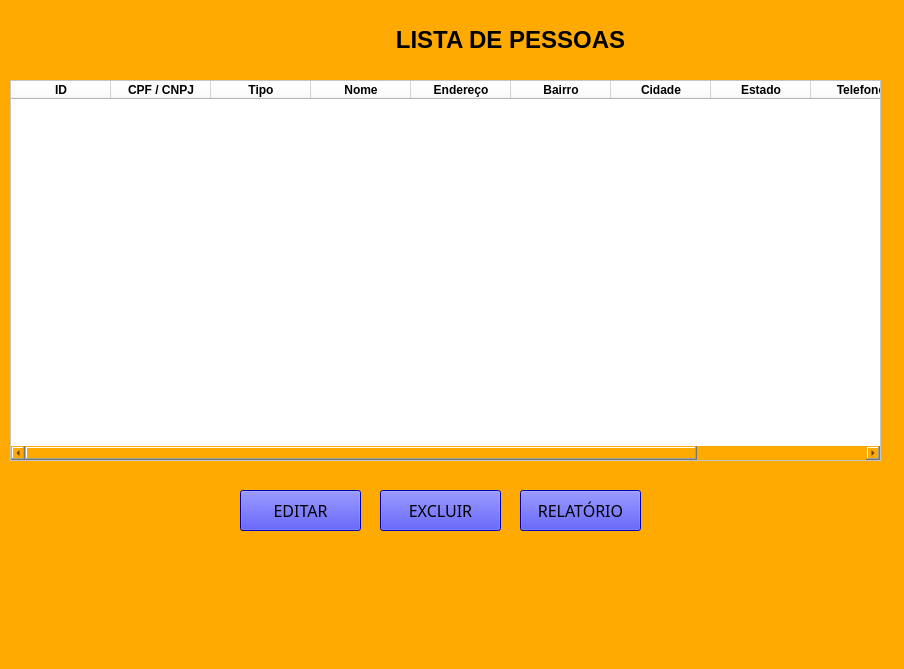
<?xml version="1.0" encoding="UTF-8"?>
<ui version="4.0">
 <class>MainWindow</class>
 <widget class="QMainWindow" name="MainWindow">
  <property name="geometry">
   <rect>
    <x>0</x>
    <y>0</y>
    <width>904</width>
    <height>669</height>
   </rect>
  </property>
  <property name="windowTitle">
   <string>MainWindow</string>
  </property>
  <property name="styleSheet">
   <string notr="true">background-color: rgb(255, 170, 0);</string>
  </property>
  <widget class="QWidget" name="centralwidget">
   <widget class="QLabel" name="label">
    <property name="geometry">
     <rect>
      <x>10</x>
      <y>10</y>
      <width>1001</width>
      <height>61</height>
     </rect>
    </property>
    <property name="text">
     <string>&lt;html&gt;&lt;head/&gt;&lt;body&gt;&lt;p align=&quot;center&quot;&gt;&lt;span style=&quot; font-size:18pt; font-weight:600;&quot;&gt;LISTA DE PESSOAS&lt;/span&gt;&lt;/p&gt;&lt;/body&gt;&lt;/html&gt;</string>
    </property>
   </widget>
   <widget class="QTableWidget" name="tableWidget">
    <property name="geometry">
     <rect>
      <x>10</x>
      <y>80</y>
      <width>871</width>
      <height>381</height>
     </rect>
    </property>
    <property name="font">
     <font>
      <weight>75</weight>
      <bold>true</bold>
     </font>
    </property>
    <property name="styleSheet">
     <string notr="true">background-color: rgb(255, 255, 255);</string>
    </property>
    <column>
     <property name="text">
      <string>ID</string>
     </property>
     <property name="font">
      <font>
       <weight>75</weight>
       <bold>true</bold>
      </font>
     </property>
    </column>
    <column>
     <property name="text">
      <string>CPF / CNPJ</string>
     </property>
     <property name="font">
      <font>
       <weight>75</weight>
       <bold>true</bold>
      </font>
     </property>
    </column>
    <column>
     <property name="text">
      <string>Tipo</string>
     </property>
     <property name="font">
      <font>
       <weight>75</weight>
       <bold>true</bold>
      </font>
     </property>
    </column>
    <column>
     <property name="text">
      <string>Nome</string>
     </property>
     <property name="font">
      <font>
       <weight>75</weight>
       <bold>true</bold>
      </font>
     </property>
    </column>
    <column>
     <property name="text">
      <string>Endereço</string>
     </property>
     <property name="font">
      <font>
       <weight>75</weight>
       <bold>true</bold>
      </font>
     </property>
    </column>
    <column>
     <property name="text">
      <string>Bairro</string>
     </property>
     <property name="font">
      <font>
       <weight>75</weight>
       <bold>true</bold>
      </font>
     </property>
    </column>
    <column>
     <property name="text">
      <string>Cidade</string>
     </property>
     <property name="font">
      <font>
       <weight>75</weight>
       <bold>true</bold>
      </font>
     </property>
    </column>
    <column>
     <property name="text">
      <string>Estado</string>
     </property>
     <property name="font">
      <font>
       <weight>75</weight>
       <bold>true</bold>
      </font>
     </property>
    </column>
    <column>
     <property name="text">
      <string>Telefone</string>
     </property>
     <property name="font">
      <font>
       <weight>75</weight>
       <bold>true</bold>
      </font>
     </property>
    </column>
    <column>
     <property name="text">
      <string>Email</string>
     </property>
     <property name="font">
      <font>
       <weight>75</weight>
       <bold>true</bold>
      </font>
     </property>
    </column>
   </widget>
   <widget class="QPushButton" name="btn_editar">
    <property name="geometry">
     <rect>
      <x>240</x>
      <y>490</y>
      <width>121</width>
      <height>41</height>
     </rect>
    </property>
    <property name="font">
     <font>
      <family>Arial Black</family>
      <pointsize>12</pointsize>
      <weight>10</weight>
      <italic>false</italic>
      <bold>false</bold>
     </font>
    </property>
    <property name="styleSheet">
     <string notr="true">font: 87 12pt &quot;Arial Black&quot;;
background-color: rgb(0, 0, 255);</string>
    </property>
    <property name="text">
     <string>EDITAR</string>
    </property>
   </widget>
   <widget class="QPushButton" name="btn_excluir">
    <property name="geometry">
     <rect>
      <x>380</x>
      <y>490</y>
      <width>121</width>
      <height>41</height>
     </rect>
    </property>
    <property name="font">
     <font>
      <family>Arial Black</family>
      <pointsize>12</pointsize>
      <weight>10</weight>
      <italic>false</italic>
      <bold>false</bold>
     </font>
    </property>
    <property name="styleSheet">
     <string notr="true">background-color: rgb(0, 0, 255);
font: 87 12pt &quot;Arial Black&quot;;</string>
    </property>
    <property name="text">
     <string>EXCLUIR</string>
    </property>
   </widget>
   <widget class="QPushButton" name="btn_relatorio">
    <property name="geometry">
     <rect>
      <x>520</x>
      <y>490</y>
      <width>121</width>
      <height>41</height>
     </rect>
    </property>
    <property name="font">
     <font>
      <family>Arial Black</family>
      <pointsize>12</pointsize>
      <weight>10</weight>
      <italic>false</italic>
      <bold>false</bold>
     </font>
    </property>
    <property name="styleSheet">
     <string notr="true">background-color: rgb(0, 0, 255);
font: 87 12pt &quot;Arial Black&quot;;</string>
    </property>
    <property name="text">
     <string>RELATÓRIO</string>
    </property>
   </widget>
  </widget>
  <widget class="QMenuBar" name="menubar">
   <property name="geometry">
    <rect>
     <x>0</x>
     <y>0</y>
     <width>904</width>
     <height>21</height>
    </rect>
   </property>
  </widget>
  <widget class="QStatusBar" name="statusbar"/>
 </widget>
 <resources/>
 <connections/>
</ui>
